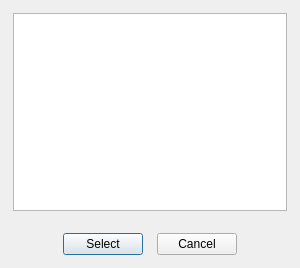
<?xml version="1.0" encoding="UTF-8"?>
<ui version="4.0">
 <class>Dialog_Buffer</class>
 <widget class="QDialog" name="Dialog_Buffer">
  <property name="modal">
   <bool>false</bool>
  </property>
  <property name="windowTitle">
   <string>Copy / Paste Buffer</string>
  </property>
  <property name="windowModality">
   <enum>Qt::NonModal</enum>
  </property>
  <property name="minimumSize">
   <size>
    <width>300</width>
    <height>0</height>
   </size>
  </property>
  <property name="geometry">
   <rect>
    <x>0</x>
    <y>0</y>
    <width>300</width>
    <height>268</height>
   </rect>
  </property>
  <layout class="QGridLayout" name="gridLayout">
   <property name="leftMargin">
    <number>13</number>
   </property>
   <property name="topMargin">
    <number>13</number>
   </property>
   <property name="rightMargin">
    <number>13</number>
   </property>
   <item row="2" column="0" colspan="2">
    <layout class="QHBoxLayout" name="horizontalLayout_101">
     <item>
      <spacer name="horizontalSpacer_100">
       <property name="sizeHint" stdset="0">
        <size>
         <width>10</width>
         <height>20</height>
        </size>
       </property>
       <property name="orientation">
        <enum>Qt::Horizontal</enum>
       </property>
      </spacer>
     </item>
     <item>
      <widget class="QPushButton" name="select_PB">
       <property name="text">
        <string>Select</string>
       </property>
      </widget>
     </item>
     <item>
      <spacer name="horizontalSpacer_101">
       <property name="sizeType">
        <enum>QSizePolicy::Fixed</enum>
       </property>
       <property name="sizeHint" stdset="0">
        <size>
         <width>8</width>
         <height>25</height>
        </size>
       </property>
       <property name="orientation">
        <enum>Qt::Horizontal</enum>
       </property>
      </spacer>
     </item>
     <item>
      <widget class="QPushButton" name="cancel_PB">
       <property name="text">
        <string>Cancel</string>
       </property>
      </widget>
     </item>
     <item>
      <spacer name="horizontalSpacer_103">
       <property name="sizeHint" stdset="0">
        <size>
         <width>10</width>
         <height>20</height>
        </size>
       </property>
       <property name="orientation">
        <enum>Qt::Horizontal</enum>
       </property>
      </spacer>
     </item>
    </layout>
   </item>
   <item row="0" column="0" colspan="2">
    <widget class="QTableView" name="bufferTable"/>
   </item>
   <item row="1" column="0" colspan="2">
    <spacer name="verticalSpacer">
     <property name="sizeType">
      <enum>QSizePolicy::Fixed</enum>
     </property>
     <property name="sizeHint" stdset="0">
      <size>
       <width>20</width>
       <height>15</height>
      </size>
     </property>
     <property name="orientation">
      <enum>Qt::Vertical</enum>
     </property>
    </spacer>
   </item>
  </layout>
 </widget>
 <resources/>
 <connections/>
</ui>
